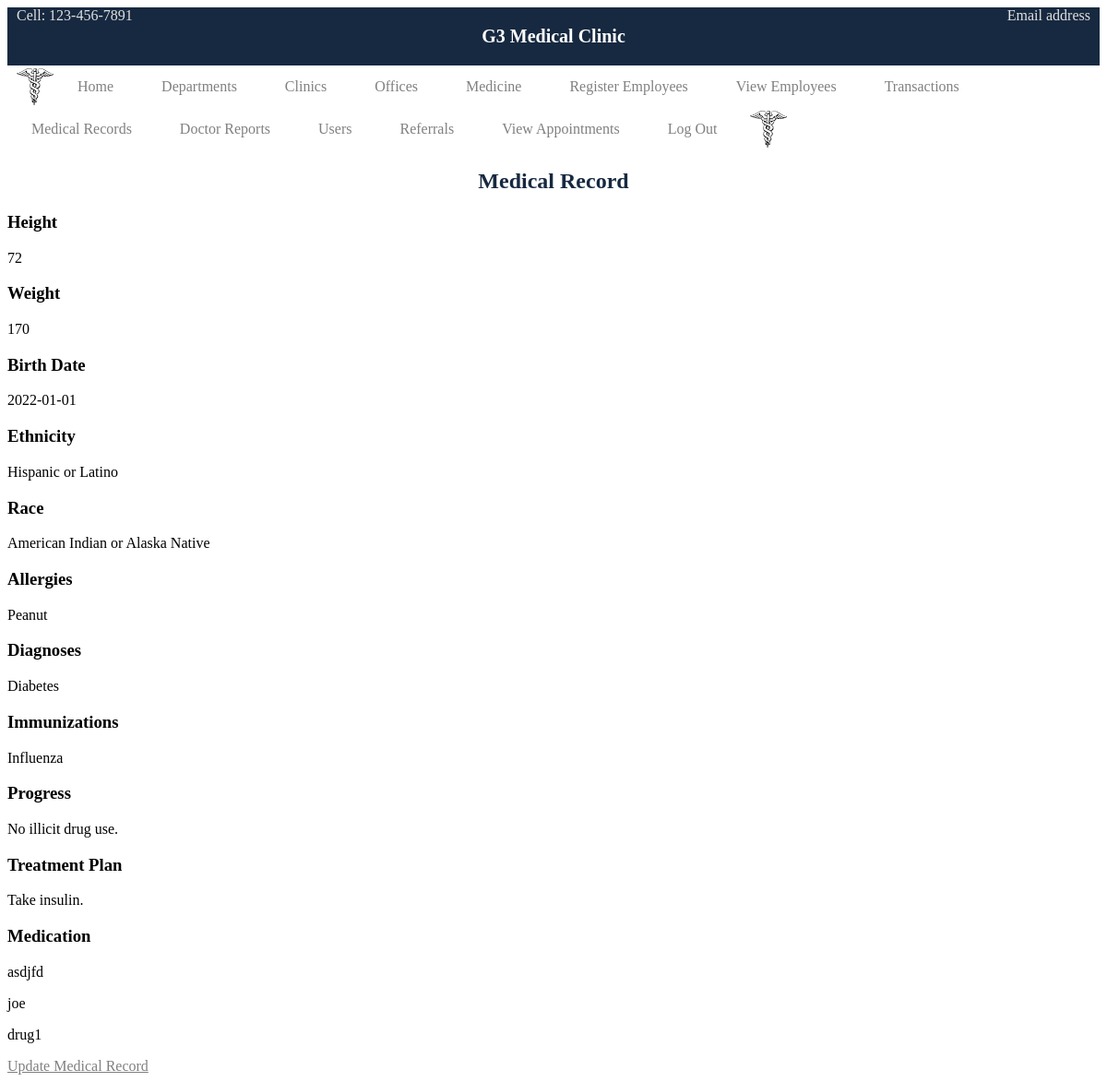
The page /viewmedrecord.php?patID=1 (signed in) on the database its author committed.
### tables this page shows
CREATE TABLE `Medical_Record` (
  `pat_ID` int(11) NOT NULL,
  `allergies` text DEFAULT NULL,
  `diagnoses` text DEFAULT NULL,
  `immunizations` text DEFAULT NULL,
  `progress` text DEFAULT NULL,
  `treatment_plan` text DEFAULT NULL,
  `inch_height` int(11) DEFAULT NULL,
  `pound_weight` int(11) DEFAULT NULL,
  `b_date` date NOT NULL,
  `ethnicity` varchar(20) NOT NULL,
  `race` varchar(20) NOT NULL,
  `deleted_flag` tinyint(1) NOT NULL DEFAULT 0
);

### includes/functions.inc.php (called while the page is built, shortened)
<?php
function getMedicalRecordFromPatientID($conn, $patID) {
  $sql = "SELECT * FROM Medical_Record WHERE pat_ID = ? AND deleted_flag = false;";
  $stmt = mysqli_stmt_init($conn);
  if (!mysqli_stmt_prepare($stmt, $sql)) {
    header("location: viewmedrecord.php?error=getmedrecfailed");
    exit();
  }
  mysqli_stmt_bind_param($stmt, 'i', $patID);
  mysqli_stmt_execute($stmt);
  $result = mysqli_stmt_get_result($stmt);
  return $result;
}
function getMedicineID($conn, $patID) {
  $sql = "SELECT * FROM Medical_Record_Contains_Medicine WHERE pat_ID = ? AND deleted_flag = false;";
  $stmt = mysqli_stmt_init($conn);
  if (!mysqli_stmt_prepare($stmt, $sql)) {
    header("location: viewmedrecord.php?error=getmedidsfailed");
    exit();
  }
  mysqli_stmt_bind_param($stmt, 'i', $patID);
  mysqli_stmt_execute($stmt);
  $result = mysqli_stmt_get_result($stmt);
  return $result;
}
function getMedicineName($conn, $medID) {
  $sql = "SELECT * FROM Medicine WHERE med_ID = ? AND deleted_flag = false;";
  $stmt = mysqli_stmt_init($conn);
  if (!mysqli_stmt_prepare($stmt, $sql)) {
    header("location: viewmedrecord.php?error=getmednamefailed");
    exit();
  }
  mysqli_stmt_bind_param($stmt, 'i', $medID);
  mysqli_stmt_execute($stmt);
  $result = mysqli_stmt_get_result($stmt);
  return $result;
}

### viewmedrecord.php (the view, shortened to what this page needs)
<?php
  include_once 'header.php';
  require_once 'includes/dbh.inc.php';
  require_once 'includes/functions.inc.php';
  if (isset($_SESSION["userRole"])) {
      if ($_SESSION["userRole"] === 'patient') {
        $result = getMedicalRecordFromUserID($conn, $_SESSION["userID"]);
      }
      else if ($_SESSION["userRole"] === 'doctor' ||$_SESSION["userRole"] === 'admin') {
        $result = getMedicalRecordFromPatientID($conn, $_REQUEST["patID"]);
      }
      else {
        header("location: index.php");
        exit();
      }
      $medrec = mysqli_fetch_assoc($result);
      if (!is_null($medrec)) {
        $result2 = getMedicineID($conn, $medrec["pat_ID"]);
        $medication = [];
        $i = 0;
        while ($row2 = mysqli_fetch_assoc($result2)) {
          $result3 = getMedicineName($conn, $row2["med_ID"]);
          $row3 = mysqli_fetch_assoc($result3);
          $medication[$i] = $row3["name"];
          $i = $i + 1;
        }
        $height = $medrec["inch_height"];
        $weight = $medrec["pound_weight"];
        $allergies = $medrec["allergies"];
        $diagnoses = $medrec["diagnoses"];
        $immus = $medrec["immunizations"];
        $prog = $medrec["progress"];
        $treatPlan = $medrec["treatment_plan"];
        $bdate = $medrec["b_date"];
        switch ($medrec["ethnicity"]) {
          case 'hl':
            $eth = 'Hispanic or Latino';
            break;
        }
        switch ($medrec["race"]) {
          case 'aian':
            $race = 'American Indian or Alaska Native';
            break;
        }
?>
<div>
  <h2>Medical Record</h2>
  <h3>Height</h3>
  <p><?php echo $height?></p>
  <h3>Weight</h3>
  <p><?php echo $weight?></p>
  <h3>Birth Date</h3>
  <p><?php echo $bdate?></p>
  <h3>Ethnicity</h3>
  <p><?php echo $eth?></p>
  <h3>Race</h3>
  <p><?php echo $race?></p>
  <h3>Allergies</h3>
  <p><?php echo $allergies?></p>
  <h3>Diagnoses</h3>
  <p><?php echo $diagnoses?></p>
  <h3>Immunizations</h3>
  <p><?php echo $immus?></p>
  <h3>Progress</h3>
  <p><?php echo $prog?></p>
  <h3>Treatment Plan</h3>
  <p><?php echo $treatPlan?></p>
  <h3>Medication</h3>
  <?php
    $i = 0;
    while ($i < count($medication)) {
      echo '<p>'.$medication[$i].'</p>';
      $i = $i + 1;
    }
  ?>
</div>
<?php
    if ($_SESSION["userRole"] === 'doctor' ||$_SESSION["userRole"] === 'admin') {
      echo '<a href="updatemedrecord.php?patid='.$medrec["pat_ID"].'&action=update">Update Medical Record</a>';
    }
  }
}
else {
  header("location: index.php");
  exit();
}
  include_once 'footer.php';
?>

### rows shown on the page
medical_record: inch_height "72", pound_weight "170", b_date "2022-01-01", ethnicity "Hispanic or Latino", race "American Indian or Alaska Native", allergies "Peanut", diagnoses "Diabetes", immunizations "Influenza", progress "No illicit drug use.", treatment_plan "Take insulin."

### other values the page prints
$medication[$i] "asdjfd"
$medication[$i] "joe"
$medication[$i] "drug1"
